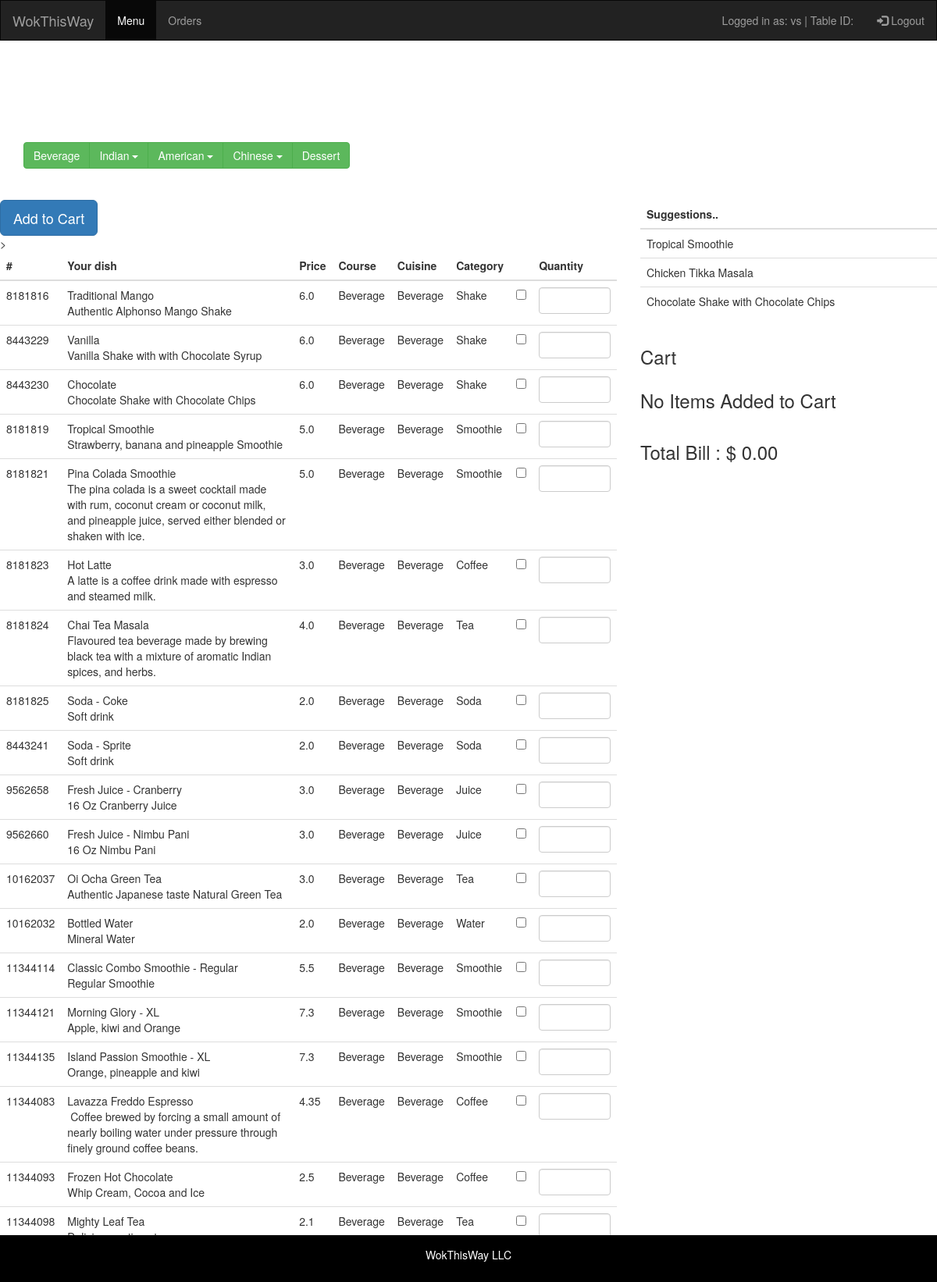
The app's page /beverage/ (signed in) with its own data.
### restaurantmanagementsystem/models.py (models this page shows, shortened)
class Food(models.Model):
	ID=models.BigIntegerField(primary_key=True)
	name=models.CharField(max_length=50)
	description=models.CharField(max_length=300)
	price=models.FloatField()
	course=models.CharField(max_length=50)
	cuisine=models.CharField(max_length=50)
	category=models.CharField(max_length=50)

### restaurantmanagementsystem/views.py (the view)
# urls.py: url(r'^beverage/$',views.beverage_menu, name = 'beverage'),
def beverage_menu(request):
    username=request.session['username']
    global cart
    food_list = Food.objects.filter(cuisine = 'Beverage')
    bill = total_bill()
    return render(request,'restaurantmanagementsystem/menu.html',{'food_list':food_list,'cart':cart,'bill':bill,'username':username})

### restaurantmanagementsystem/views.py (called while the page is built)
def total_bill():
    global cart
    totalprice =0
    for item in cart:
        totalprice += item.get_price()
    return "{0:.2f}".format(totalprice)

### restaurantmanagementsystem/templates/restaurantmanagementsystem/menu.html (shortened to what this page needs)
<!DOCTYPE html>
<html lang="en">
<head>
  <link rel="stylesheet" href="https://maxcdn.bootstrapcdn.com/bootstrap/3.3.7/css/bootstrap.min.css">
      {% load staticfiles %}
      /*{% load staticfiles %}
</head>
<body>
<nav class="navbar navbar-inverse">
  <div class="container-fluid">
    <div class="navbar-header">
      <a class="navbar-brand" href="#">WokThisWay</a>
    </div>
    <ul class="nav navbar-nav">
      <li class="active"><a href="{% url 'guest_menu_page' %}">Menu</a></li>
      <li><a href="Orders.html">Orders</a></li>
    </ul>
    <ul class="nav navbar-nav navbar-right">
      <li><span class="navbar-text">Logged in as: {{ username }} | Table ID: {{tableid}}</span></li>
      <li><a href="{% url 'logout' %}"><span class="glyphicon glyphicon-log-in"></span> Logout</a></li>
    </ul>
  </div>
</nav>
<div class="container" text-align:center>
  <h1>Wok this Way!</h1>
  <p>One stop solution for quick meals..</p>
  <p>Easy ordering and take away system</p>
</div>
<div class="container">
  <div class = "btn-group">
    <a href="{% url 'beverage' %}" style="color: white;" class="btn btn-success">Beverage</a>
    <div class="btn-group">
      <button type="button" class="btn btn-success dropdown-toggle" data-toggle="dropdown">Indian <span class="caret"></span></button>
    </div>
    <div class="btn-group">
      <button type="button" class="btn btn-success dropdown-toggle" data-toggle="dropdown">American <span class="caret"></span></button>
    </div>
    <div class="btn-group">
      <button type="button" class="btn btn-success dropdown-toggle" data-toggle="dropdown">Chinese <span class="caret"></span></button>
    </div>
    <a href="{% url 'dessert' %}" style="color: white;" class="btn btn-success">Dessert</a>
  </div>
</div>
  <br><br>
<div class="row">
  <div class="col-sm-8">
    <form action="{% url 'add_to_cart'%}" method="POST">
  <div class="table-responsive">
  <table class="table table-hover">
    <thead class="thead-inverse">
      <tr>
        <th>#</th>
        <th>Your dish</th>
        <th>Price</th>
        <th>Course</th>
        <th>Cuisine</th>
        <th>Category</th>
        <th></th>
        <th>Quantity</th>
      </tr>
    </thead>
    <tbody>
      {% if food_list %}
      {% for food in food_list %}
      <tr>
        <td>{{food.ID}}</td>
        <td>{{food.name}} <br>{{food.description}}</td>
        <td>{{food.price}}</td>
        <td>{{food.course}}</td>
        <td>{{food.cuisine}}</td>
        <td>{{food.category}}</td>
    <td class="vcenter"><input type="checkbox" name = "food" id="{{food.ID}}" value= "{{food.ID}}"/></td>
    <td>
    <input type="number" class="form-control" name = "quantity" id="{{food.ID}}"   min="1" >
    </td>
      </tr>
      {%endfor%}
    <button type="submit" class="btn btn-primary btn-lg">Add to Cart</button>
    <br>>
    {%endif%}
    </tbody>
  </table>
</div></form></div>
  <div class="col-sm-4">
  <div class="table-responsive">
  <table class="table table-hover">
    <thead>
      <tr><th>Suggestions..</th></tr>
    <tr><td>Tropical Smoothie</td></tr>
    <tr><td>Chicken Tikka Masala</td></tr>
    <tr><td>Chocolate Shake with Chocolate Chips</td></tr>
    </table>
  </div>
  <h3>Cart</h3>
  <form action="{% url 'cart_transaction'%}" method="POST">
  <div class="table-responsive">
  <table class="table table-hover">
    {%if cart%}
    <thead>
      <tr>
        <th>ID</th>
        <th>Name</th>
        <th>Quantity</th>
        <th>Price</th>
        <th>    </th>
      </tr>
    </thead>
    <tbody>
      {%for item in cart%}
    <tr><td>{{item.get_id}}</td>
      <td>{{item.get_name}}</td>
    <td>{{item.get_qty}}</td>
    <td>{{item.get_price}}</td>
    <td><input type="checkbox" name = "remove_check" id="" value= "{{item.get_id}}"/></td>
  </tr>
  {%endfor%}
  <tr><button type="submit" name = "order" >Order</button>
    <button type="submit" name = "remove" >Remove</button> </tr>
    </tbody>
    {%else%}
    <h3>No Items Added to Cart<h3>
    {%endif%}
    </table>
    <h3>Total Bill : $ {{bill}}<h3>
  </div>
</form>
  </div>
</div>
<br>
<div class="navbar navbar-fixed-bottom">
  <footer class="container-fluid text-center">
    <p>WokThisWay LLC</p>
  </footer>
</div>
</body>
</html>

### records on screen
Food: ID "8181816", name "Traditional Mango", description "Authentic Alphonso Mango Shake", price "6.0", course "Beverage", cuisine "Beverage", category "Shake"
Food: ID "8443229", name "Vanilla", description "Vanilla Shake with with Chocolate Syrup", price "6.0", course "Beverage", cuisine "Beverage", category "Shake"
Food: ID "8443230", name "Chocolate", description "Chocolate Shake with Chocolate Chips", price "6.0", course "Beverage", cuisine "Beverage", category "Shake"
Food: ID "8181819", name "Tropical Smoothie", description "Strawberry, banana and pineapple Smoothie", price "5.0", course "Beverage", cuisine "Beverage", category "Smoothie"
Food: ID "8181821", name "Pina Colada Smoothie", description "The pina colada is a sweet cocktail made with rum, coconut cream or coconut milk, and pineapple juice, served either blended or shaken with ice.", price "5.0", course "Beverage", cuisine "Beverage", category "Smoothie"
Food: ID "8181823", name "Hot Latte", description "A latte is a coffee drink made with espresso and steamed milk.", price "3.0", course "Beverage", cuisine "Beverage", category "Coffee"
Food: ID "8181824", name "Chai Tea Masala", description "Flavoured tea beverage made by brewing black tea with a mixture of aromatic Indian spices, and herbs.", price "4.0", course "Beverage", cuisine "Beverage", category "Tea"
Food: ID "8181825", name "Soda - Coke", description "Soft drink", price "2.0", course "Beverage", cuisine "Beverage", category "Soda"
Food: ID "8443241", name "Soda - Sprite", description "Soft drink", price "2.0", course "Beverage", cuisine "Beverage", category "Soda"
Food: ID "9562658", name "Fresh Juice - Cranberry", description "16 Oz Cranberry Juice", price "3.0", course "Beverage", cuisine "Beverage", category "Juice"
Food: ID "9562660", name "Fresh Juice - Nimbu Pani", description "16 Oz Nimbu Pani", price "3.0", course "Beverage", cuisine "Beverage", category "Juice"
Food: ID "10162037", name "Oi Ocha Green Tea", description "Authentic Japanese taste Natural Green Tea", price "3.0", course "Beverage", cuisine "Beverage", category "Tea"
Food: ID "10162032", name "Bottled Water", description "Mineral Water", price "2.0", course "Beverage", cuisine "Beverage", category "Water"
Food: ID "11344114", name "Classic Combo Smoothie - Regular", description "Regular Smoothie", price "5.5", course "Beverage", cuisine "Beverage", category "Smoothie"
Food: ID "11344121", name "Morning Glory - XL", description "Apple, kiwi and Orange", price "7.3", course "Beverage", cuisine "Beverage", category "Smoothie"
Food: ID "11344135", name "Island Passion Smoothie - XL", description "Orange, pineapple and kiwi", price "7.3", course "Beverage", cuisine "Beverage", category "Smoothie"
Food: ID "11344083", name "Lavazza Freddo Espresso", description "Coffee brewed by forcing a small amount of nearly boiling water under pressure through finely ground coffee beans.", price "4.35", course "Beverage", cuisine "Beverage", category "Coffee"
Food: ID "11344093", name "Frozen Hot Chocolate", description "Whip Cream, Cocoa and Ice", price "2.5", course "Beverage", cuisine "Beverage", category "Coffee"
Food: ID "11344098", name "Mighty Leaf Tea", price "2.1", course "Beverage", cuisine "Beverage", category "Tea"

### other values on screen
{{ username }} "vs"
{{ bill }} "0.00"
